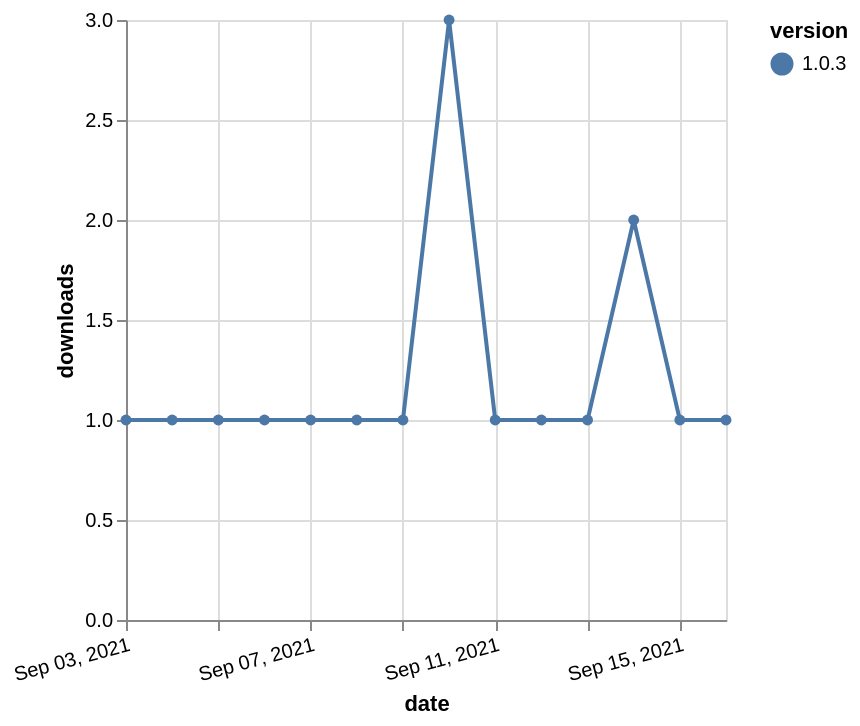

Source (Vega-Lite JSON):
### Vega-Lite specification from a JSON file in a GitHub repository (floating-point values rounded to 4 significant figures)
{"$schema": "https://vega.github.io/schema/vega-lite/v5.json", "description": "A simple bar chart with embedded data.", "data": {"values": [{"date": "2021-09-03", "total": 180, "delta": 1, "version": "1.0.3"}, {"date": "2021-09-04", "total": 181, "delta": 1, "version": "1.0.3"}, {"date": "2021-09-05", "total": 182, "delta": 1, "version": "1.0.3"}, {"date": "2021-09-06", "total": 183, "delta": 1, "version": "1.0.3"}, {"date": "2021-09-07", "total": 184, "delta": 1, "version": "1.0.3"}, {"date": "2021-09-08", "total": 185, "delta": 1, "version": "1.0.3"}, {"date": "2021-09-09", "total": 186, "delta": 1, "version": "1.0.3"}, {"date": "2021-09-10", "total": 189, "delta": 3, "version": "1.0.3"}, {"date": "2021-09-11", "total": 190, "delta": 1, "version": "1.0.3"}, {"date": "2021-09-12", "total": 191, "delta": 1, "version": "1.0.3"}, {"date": "2021-09-13", "total": 192, "delta": 1, "version": "1.0.3"}, {"date": "2021-09-14", "total": 194, "delta": 2, "version": "1.0.3"}, {"date": "2021-09-15", "total": 195, "delta": 1, "version": "1.0.3"}, {"date": "2021-09-16", "total": 196, "delta": 1, "version": "1.0.3"}]}, "width": "container", "mark": {"type": "line", "point": {"filled": true}}, "encoding": {"x": {"field": "date", "type": "temporal", "timeUnit": "yearmonthdate", "title": "date", "axis": {"labelAngle": -15}}, "y": {"field": "delta", "type": "quantitative", "title": "downloads"}, "color": {"field": "version", "type": "nominal"}, "tooltip": {"field": "delta"}}}
